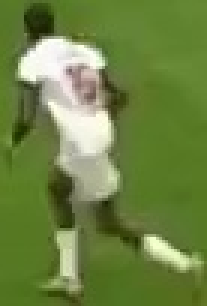
#> input picture output_videos/cropped_image.jpg, 69 x 102 px (shown 3 times larger)
$ jupyter execute color_assinmenent.ipynb
#> lines starting #> are read from the running program, lines starting #| are printed output that depends on the picture; after the words box and inside, x2 and y2 are one past the last pixel; in counts of white or black regions, pixels touching at a corner belong together
[cell 1]
import cv2
import numpy as np

import matplotlib.pyplot as plt
from sklearn.cluster import KMeans

[cell 2]
image_path = "../output_videos/cropped_image.jpg"
image = cv2.imread(image_path)
#> image is the input picture: shape (102, 69, 3); mean B, G, R 67.2, 131, 109.3
image = cv2.cvtColor(image, cv2.COLOR_BGR2RGB)

[cell 3]
plt.imshow(image)
plt.show()

[cell 4]
# take the top half of the image
top_half_image = image[0:int(image.shape[0]/2), :]
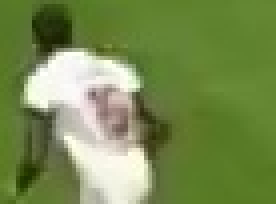
#> top_half_image: shape (51, 69, 3) (shown 4 times larger); mean R, G, B 119.5, 139.6, 80.4
plt.imshow(top_half_image)
plt.show()

## cluster the image into two clusters

[cell 5]
#reshape image into 2d array
image_2d = top_half_image.reshape(-1,3)

#perform k-means clustering with 2 clusters
kmeans = KMeans(n_clusters=2, random_state=0).fit(image_2d)

# get the cluster labels
labels = kmeans.labels_
#> labels = 3519 values, max 1 at index 846, min 0 at index 0, mean 0.204

# reshape the labels into the original image shape
clustered_image = labels.reshape(top_half_image.shape[0], top_half_image.shape[1])
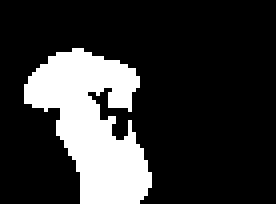
#> clustered_image: shape (51, 69) int32 (shown 4 times larger); values 0 (black) and 1 (white), 20.4% white; 1 white region, box (x1, y1, x2, y2) and area: (6, 12, 38, 51) 718

# display the clustered image
plt.imshow(clustered_image)
plt.show()

[cell 6]
#check the cluster class for player and background
corner_clusters = [clustered_image[0, 0], clustered_image[0,-1], clustered_image[-1, 0], clustered_image[-1,-1]]
#> corner_clusters = [0, 0, 0, 0]
non_player_cluster = max(set(corner_clusters), key = corner_clusters.count)
#> non_player_cluster = 0
print(non_player_cluster)
#| 0

[cell 7]
player_cluster = 1 - non_player_cluster
#> player_cluster = 1
print(player_cluster)
#| 1

[cell 8]
kmeans.cluster_centers_[player_cluster]
#> Out = [222.8, 221.2, 206.1]
